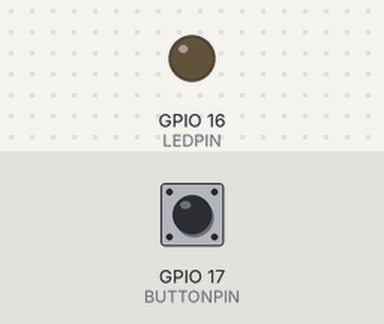
Bench run of a sketch on a simulated ESP32. Parts: output pins drawn as LEDs (lit = HIGH). The test bench sets the inputs (shaded band); at power-on: GPIO 17 (BUTTONPIN) HIGH. What the sketch prints to the serial monitor is not drawn.

Above: at 1.2 s.
1.3 s: GPIO 17 (BUTTONPIN) pulled LOW for 0.15 s
At 1.4 s:
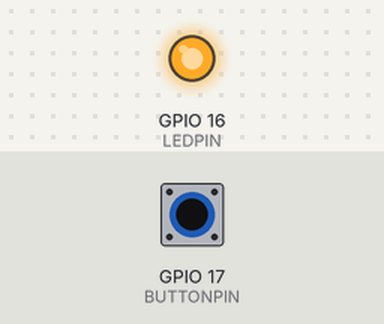
3.0 s: GPIO 17 (BUTTONPIN) pulled LOW for 3.2 s
At 7.2 s:
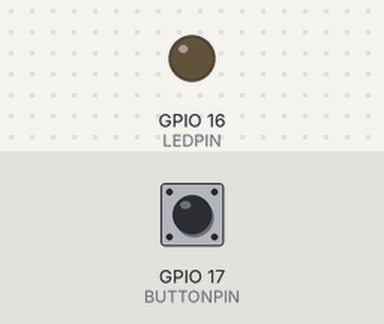
Timing chart, 0 to 8.7 s (numbered marks = the images above; inputs shaded):
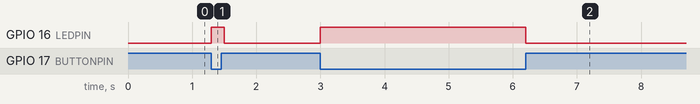

The sketch:

TestESP32.ino
```cpp
#include <Arduino.h>

const int LEDPIN = 16;
const int BUTTONPIN = 17;

int buttonState = 0;

void setup() {
  // put your setup code here, to run once:
  pinMode(LEDPIN, OUTPUT);
  pinMode(BUTTONPIN, INPUT_PULLUP);
  digitalWrite(LEDPIN, LOW);
  Serial.begin(115200);
  Serial.println(INPUT_PULLUP);
}

void loop() {
  buttonState = digitalRead(BUTTONPIN);
  if(buttonState == LOW) {
    digitalWrite(LEDPIN, HIGH);
  } else {
    digitalWrite(LEDPIN, LOW);
  }
  delay(100);
}
```

Measured:
- after the input at 1.3 s, GPIO 16 (LEDPIN): LOW → HIGH at once, → LOW 0.20 s later
- after the input at 3.0 s, GPIO 16 (LEDPIN): LOW → HIGH at once, → LOW 3.2 s later
